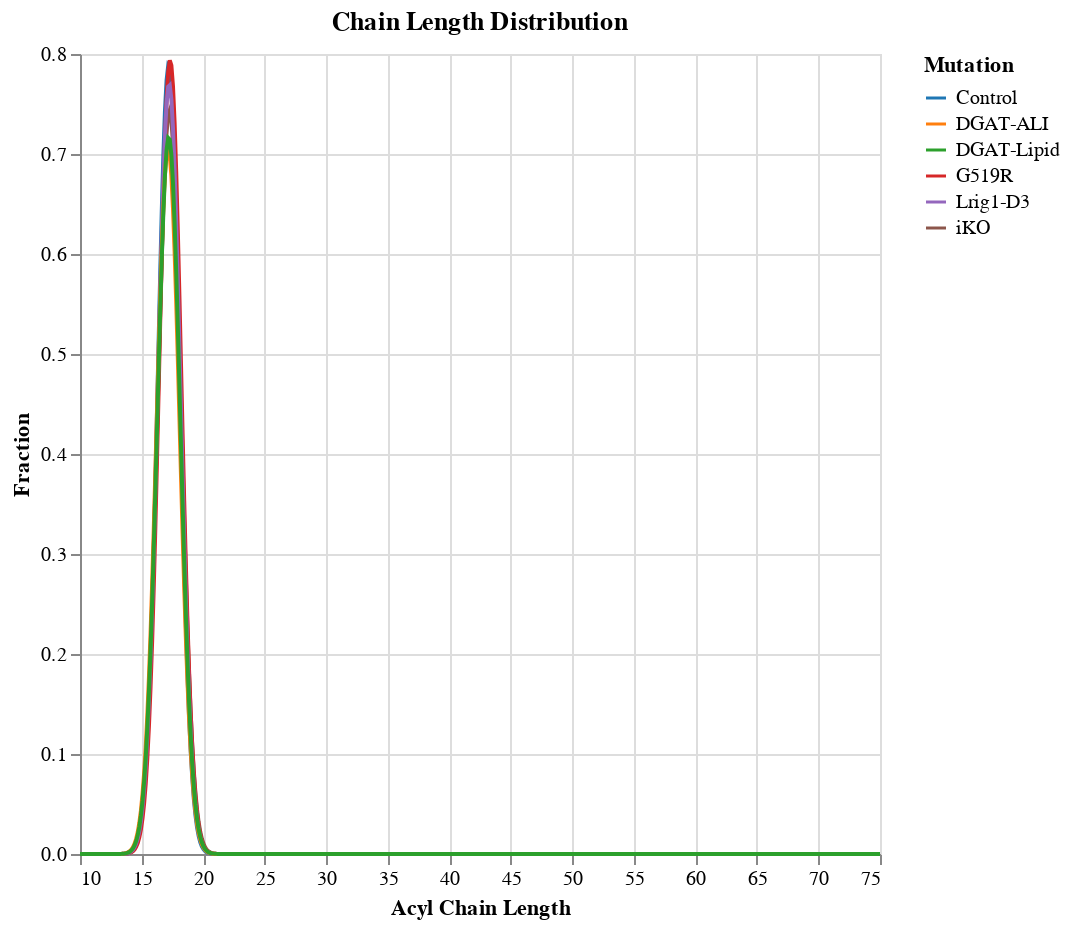

This figure's notebook cell:
### Code cell
l_bimodal = alt.layer(*line_chart_only[:]).properties(title='Chain Length Distribution', width=400, height=400)
l_bimodal.save('graphs/dgat/chain_length/GaussianCurve_Overlap.png', ppi=300)
l_bimodal

### Figure 1 — Vega-Lite specification as saved in the notebook (floating-point values rounded to 4 significant figures; data arrays with more than 128 entries replaced by an {"elided": "..."} marker saying what was removed)
{"config": {"view": {"continuousWidth": 300, "continuousHeight": 300}}, "layer": [{"data": {"name": "data-a3c40cfc840e713472e0e81abede430e"}, "mark": {"type": "line", "color": "#1f77b4"}, "encoding": {"color": {"field": "Mutation", "scale": {"range": ["#1f77b4", "#ff7f0e", "#2ca02c", "#d62728", "#9467bd", "#8c564b", "#e377c2", "#7f7f7f", "#bcbd22", "#17becf"]}, "type": "nominal"}, "x": {"field": "Acyl Chain Length", "type": "quantitative"}, "y": {"field": "Fraction", "type": "quantitative"}}}, {"data": {"name": "data-03c1fa5b3d5a9cda036636b31fc32bb1"}, "mark": {"type": "line", "color": "#ff7f0e"}, "encoding": {"color": {"field": "Mutation", "scale": {"range": ["#1f77b4", "#ff7f0e", "#2ca02c", "#d62728", "#9467bd", "#8c564b", "#e377c2", "#7f7f7f", "#bcbd22", "#17becf"]}, "type": "nominal"}, "x": {"field": "Acyl Chain Length", "type": "quantitative"}, "y": {"field": "Fraction", "type": "quantitative"}}}, {"data": {"name": "data-eba613af5fed7aed22ed2bf82ca7b0f9"}, "mark": {"type": "line", "color": "#2ca02c"}, "encoding": {"color": {"field": "Mutation", "scale": {"range": ["#1f77b4", "#ff7f0e", "#2ca02c", "#d62728", "#9467bd", "#8c564b", "#e377c2", "#7f7f7f", "#bcbd22", "#17becf"]}, "type": "nominal"}, "x": {"field": "Acyl Chain Length", "type": "quantitative"}, "y": {"field": "Fraction", "type": "quantitative"}}}, {"data": {"name": "data-4570a1000b57cc3936b186b134497be2"}, "mark": {"type": "line", "color": "#d62728"}, "encoding": {"color": {"field": "Mutation", "scale": {"range": ["#1f77b4", "#ff7f0e", "#2ca02c", "#d62728", "#9467bd", "#8c564b", "#e377c2", "#7f7f7f", "#bcbd22", "#17becf"]}, "type": "nominal"}, "x": {"field": "Acyl Chain Length", "type": "quantitative"}, "y": {"field": "Fraction", "type": "quantitative"}}}, {"data": {"name": "data-652c71fa0ef7206cf36e4012b100a28d"}, "mark": {"type": "line", "color": "#9467bd"}, "encoding": {"color": {"field": "Mutation", "scale": {"range": ["#1f77b4", "#ff7f0e", "#2ca02c", "#d62728", "#9467bd", "#8c564b", "#e377c2", "#7f7f7f", "#bcbd22", "#17becf"]}, "type": "nominal"}, "x": {"field": "Acyl Chain Length", "type": "quantitative"}, "y": {"field": "Fraction", "type": "quantitative"}}}, {"data": {"name": "data-a4aaf2ca39cdb1e1b051e4c17a124ec8"}, "mark": {"type": "line", "color": "#8c564b"}, "encoding": {"color": {"field": "Mutation", "scale": {"range": ["#1f77b4", "#ff7f0e", "#2ca02c", "#d62728", "#9467bd", "#8c564b", "#e377c2", "#7f7f7f", "#bcbd22", "#17becf"]}, "type": "nominal"}, "x": {"field": "Acyl Chain Length", "type": "quantitative"}, "y": {"field": "Fraction", "type": "quantitative"}}}], "height": 400, "title": "Chain Length Distribution", "width": 400, "$schema": "https://vega.github.io/schema/vega-lite/v5.17.0.json", "datasets": {"data-a3c40cfc840e713472e0e81abede430e": {"elided": "500 records"}, "data-03c1fa5b3d5a9cda036636b31fc32bb1": {"elided": "500 records"}, "data-eba613af5fed7aed22ed2bf82ca7b0f9": {"elided": "500 records"}, "data-4570a1000b57cc3936b186b134497be2": {"elided": "500 records"}, "data-652c71fa0ef7206cf36e4012b100a28d": {"elided": "500 records"}, "data-a4aaf2ca39cdb1e1b051e4c17a124ec8": {"elided": "500 records"}}}
